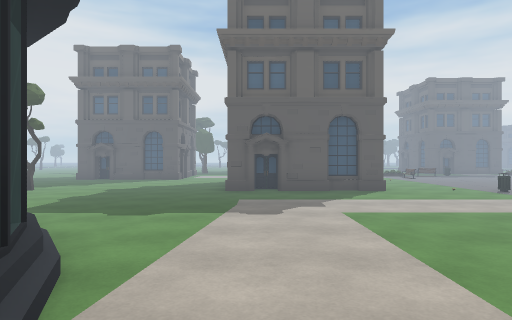
View 1 (above)

24 first-person views from a walk through a 3-D level made in the Unity game engine. The camera is 1.4 m above the floor, looks level and sees 75° across. The floor is counted in squares, 2 m on a side. Each view is taken from the middle of a square. On the plan, view 1 faces up. The plan holds only what a view shows up to about 10 squares ahead; the rest is blank. The place goes on beyond the plan. The player character is not drawn. Some animated figures are not drawn. Door leaves are left out, so doorways stand open. Some surface patterns are stand-ins.

View 2
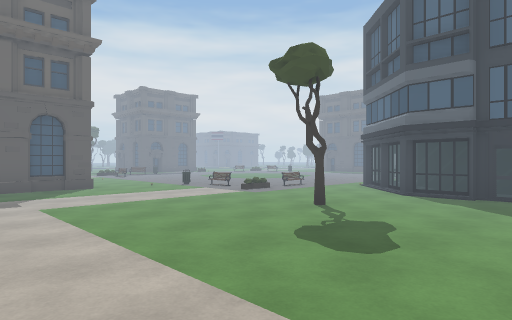

View 3
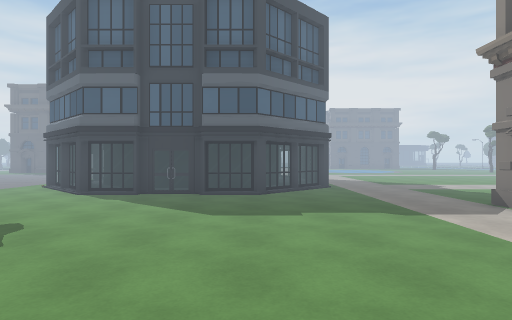

View 4
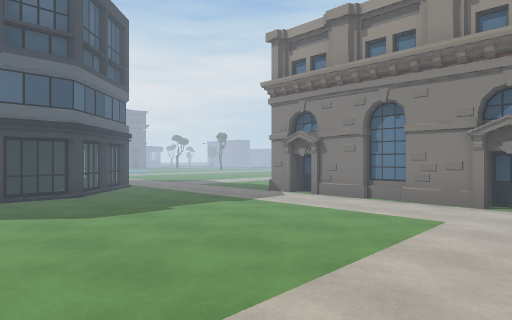

View 5
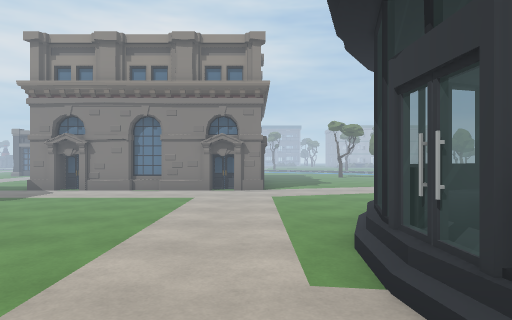

View 6
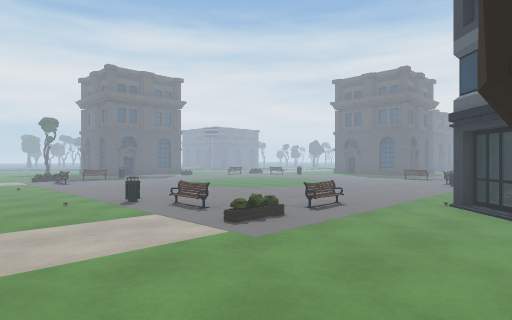

View 7
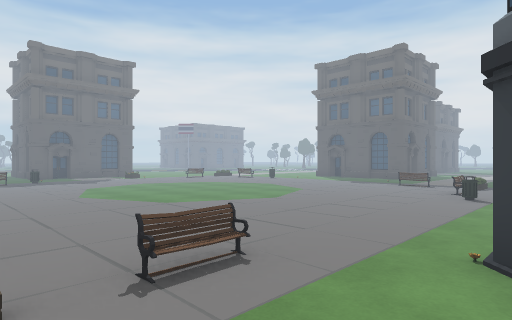

View 8
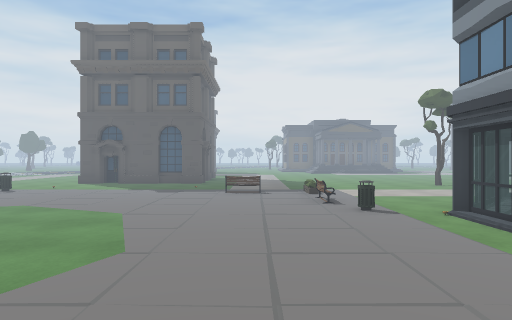

View 9
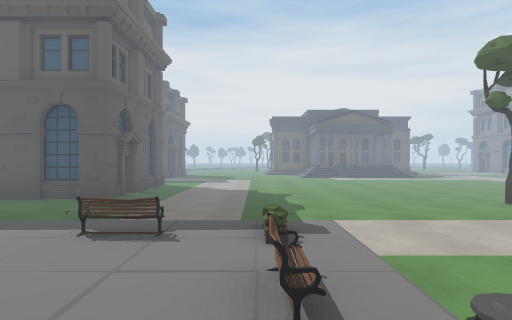

View 10
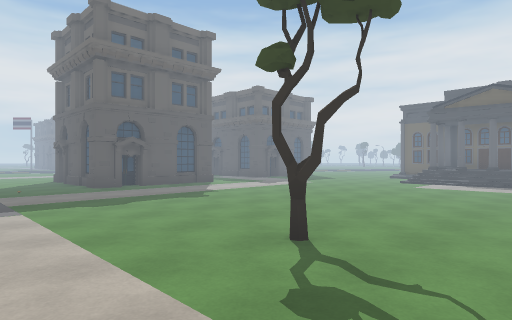

View 11
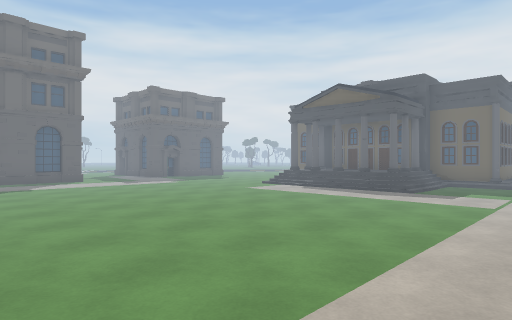

View 12
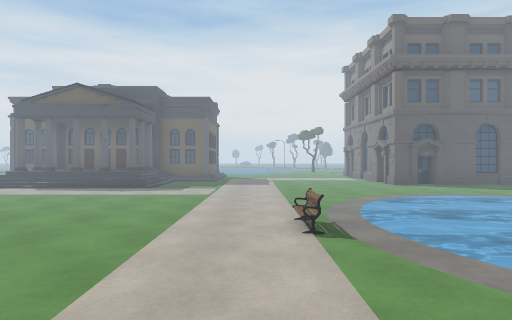

View 13
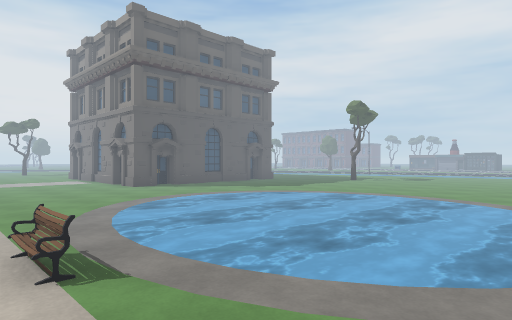

View 14
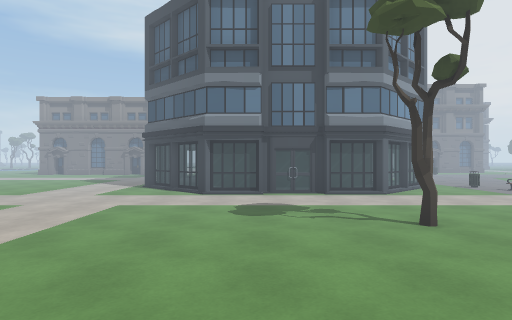

View 15
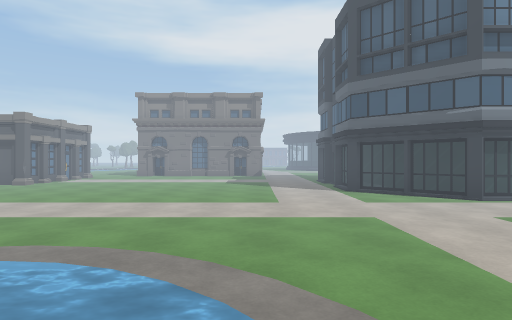

View 16
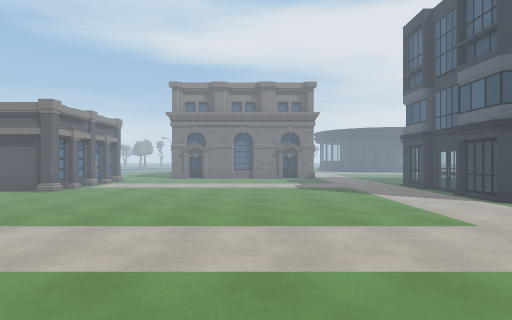

View 17
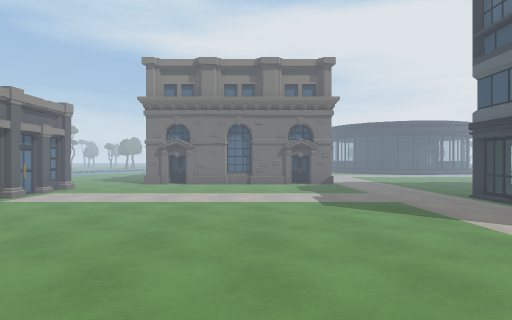

View 18
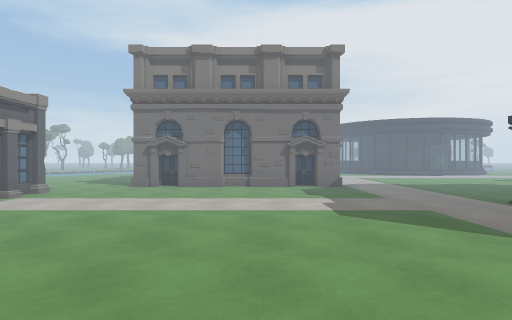

View 19
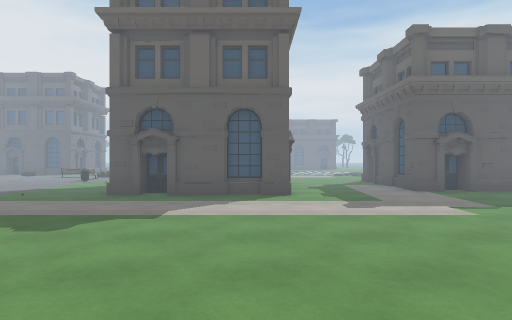

View 20
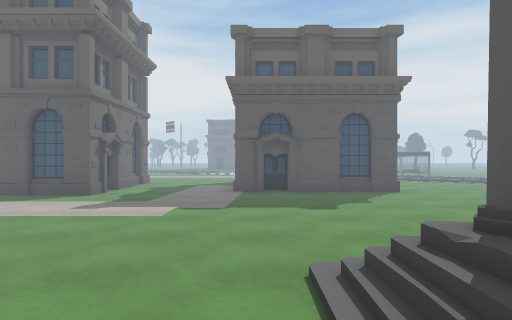

View 21
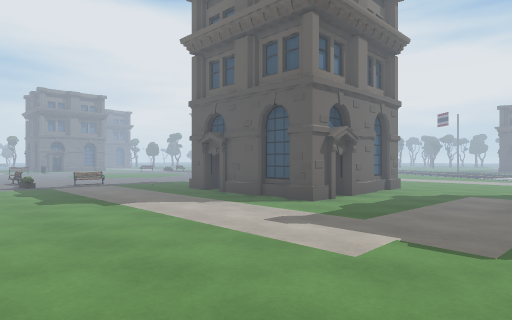

View 22
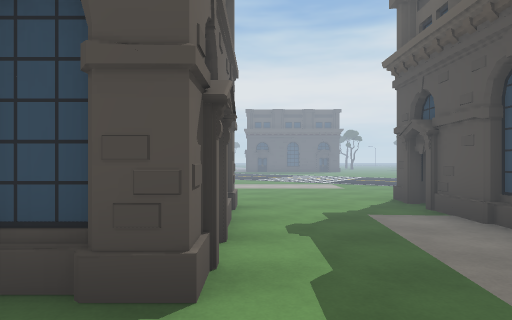

View 23
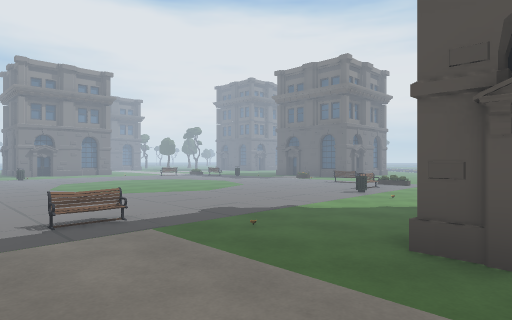

View 24
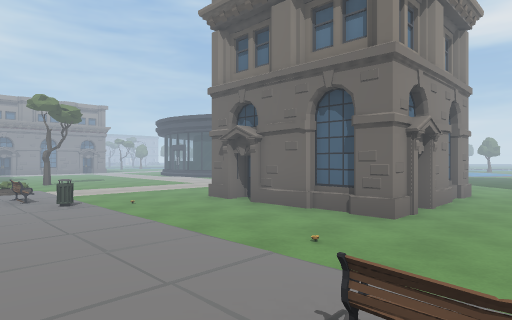

### Floor plan
Key: @ floor where view 1 was taken; # wall or solid block; . main floor; : floor 0.5 m higher than the main floor; / step, stairs or slope; = window, fence, low wall or low ledge; ~ water the walk can cross; O other object.
Columns run from 6 left of view 1 to 27 right of it. Each row starts with its distance up from view 1.
 13          ...O.       O...   ....
 12     ........    ..    O..   ...#
 11  .....####.O   ....   ..#  #...#
 10 ......   #..  ......  ..#  #...#
  9 ......   #..  ......  ..#  #...###
  8  O....####.O   ....   ..####......
  7  ..........O    ...  OO...........
  6   ..........O .       ............
  5   ...........O    . O ............
  4    /...........O..OO..............
  3     =..........=##=............./
  2     =......O.#=####=#...........=#
  1     #=.......=##  ##=..O........=
  0      =@......=#    #=...........=
 -1     :=.......##    ##...........##
 -2    #=/.......###  ###.............
 -3   ==/.........=####=..............
 -4     ...........=#.=...............
 -5     ......................O.......
 -6    ...######.............~~~~.....
 -7    ...     #............~~~~~~....
 -8    ...     #............~~~~~~...#
 -9            #............ ~~~~~...#
-10            #...........  .~~.....#
-11            #..........   ........#
-12           ..........     ......
-13           ...###O..      .....

Positions as (right, up) in squares from view 1, and headings:
1: (0, 0), facing up
2: (0, -1), facing up-right
3: (0, -2), facing right
4: (0, 0), facing down-right
5: (0, 2), facing down
6: (3, 2), facing up-right
7: (6, 3), facing up-right
8: (8, 6), facing right
9: (12, 5), facing right
10: (15, -1), facing up-right
11: (18, -4), facing up-right
12: (17, -4), facing right
13: (18, -4), facing down-right
14: (21, -1), facing left
15: (20, -6), facing left
16: (18, -8), facing left
17: (15, -8), facing left
18: (14, -8), facing left
19: (21, 1), facing up
20: (25, 1), facing up
21: (25, 3), facing up-left
22: (22, 6), facing up
23: (19, 5), facing up-left
24: (7, 13), facing down-left
